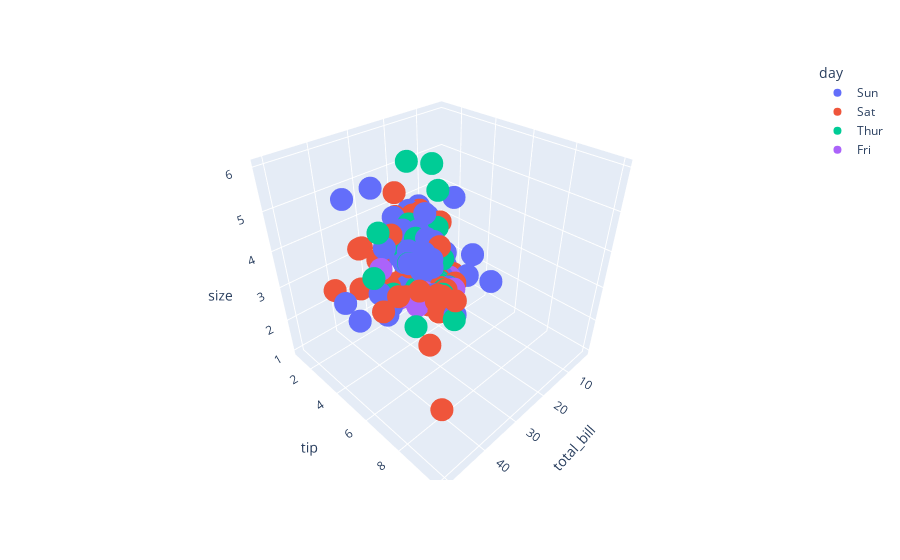

Source (notebook cell):
### Code cell
#3D scatter plot using plotly.express

import plotly.express as px 

figure=px.scatter_3d(data,x='total_bill',y='tip',z='size',color='day')
figure.show()
